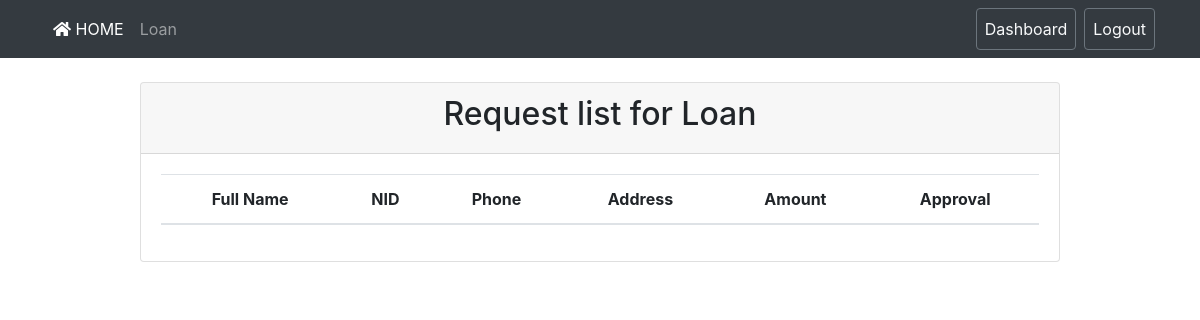
Before: /admin_loan.php (signed in) with the older database file.
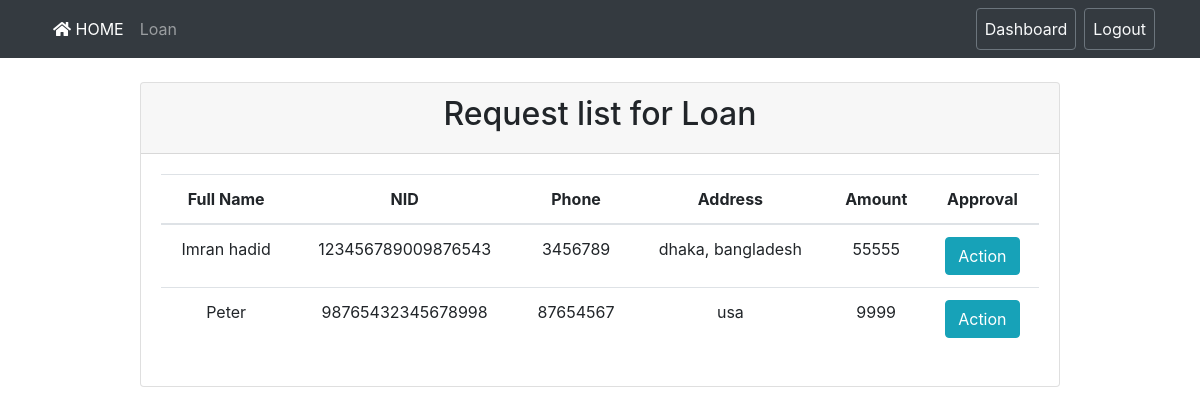
After: the same page with the newer database file.
### tables this page shows
CREATE TABLE `loan_apply` (
  `id` int(11) NOT NULL,
  `username` varchar(50) NOT NULL,
  `name` varchar(50) NOT NULL,
  `nid` varchar(100) NOT NULL,
  `phone` varchar(20) NOT NULL,
  `address` varchar(30) NOT NULL,
  `amount` int(10) NOT NULL,
  `loanGiven` int(11) NOT NULL
);

### admin_loan.php (the view, shortened to what this page needs)
<?php
require 'config.php';
?>
<!DOCTYPE html>
<html>
<head>
	<link rel="stylesheet" href="asset/css/bootstrap.min.css">
	<link rel="stylesheet" href="asset/css/style.css">
	<link rel="stylesheet" href="https://use.fontawesome.com/releases/v5.0.8/css/solid.css">
	<link rel="stylesheet" href="https://use.fontawesome.com/releases/v5.0.8/css/fontawesome.css">
</head>
<body class="text-center">
	<nav class="navbar navbar-expand-lg navbar-dark bg-dark">
		<div class="container">
			<div class="collapse navbar-collapse" id="AMSNavbar">
				<ul class="navbar-nav mr-auto">
					<li class="nav-item active">
						<a class="nav-link" href="index.php">
							<i class="fas fa-home"></i>
							HOME
						</a>
					</li>
					<li class="nav-item">
						<a class="nav-link" href="admin_loan.php">
							Loan
						</a>
					</li>
				</ul>
				<ul class="navbar-nav my-2 my-md-0">
					<li class="nav-item">
						<a class="nav-link btn btn-outline-secondary text-light" href="admin_dashboard.php">Dashboard</a>
					</li>
					<li class="ml-2 nav-item">
						<a class="nav-link btn btn-outline-secondary text-light" href="logout.php">Logout</a>
					</li>
				</ul>
			</div>
		</div>
	</nav>
	<?php
		$amsDataLA = array();
		$amsSqlQueryLA = "SELECT `id`, `username`, `name`, `nid`, `phone`, `address`, `amount` FROM `loan_apply`";
		if ($amsResultLA = $conn->query($amsSqlQueryLA)) {
			while ($rowsLA = $amsResultLA->fetch_array(MYSQLI_ASSOC)) {
				$amsDataLA[] = $rowsLA;
			}
		}
	?>
	<main role="main" class="container">
		<div class="row justify-content-md-center">
			<div class="col-sm-10 mt-4">
				<div class="card">
					<div class="card-header">
						<h2>Request list for Loan</h2>
					</div>
					<div class="card-body">
						<table class="table table-hover">
							<thead>
								<tr>
									<th>Full Name</th>
									<th>NID</th>
									<th>Phone</th>
									<th>Address</th>
									<th>Amount</th>
									<th>Approval</th>
								</tr>
							</thead>
							<tbody>
								<?php
									foreach ($amsDataLA as $rowLA) {
										echo "<tr>";
										echo "<td>" . ucfirst($rowLA['name']) . "</td>";
										echo "<td>" . $rowLA['nid'] . "</td>";
										echo "<td>" . $rowLA['phone'] . "</td>";
										echo "<td>" . $rowLA['address'] . "</td>";
										echo "<td>" . $rowLA['amount'] . "</td>";
										echo '<td><button type="button" class="btn btn-info" onclick="loanAmountId(\''.$rowLA['username'].'\', '.$rowLA['id'].')" data-toggle="modal" data-target="#AMSWithdrawRequest">Action</button></td>';
										echo "</tr>";
									}
								?>
							</tbody>
						</table>
					</div>
				</div>
			</div>
		</div>
	</main>
</body>
</html>

Changed rows visible on the page:
added loan_apply: name "Imran hadid", nid "123456789009876543", phone "3456789", address "dhaka, bangladesh", amount "55555"
added loan_apply: name "Peter", nid "98765432345678998", phone "87654567", address "usa", amount "9999"
